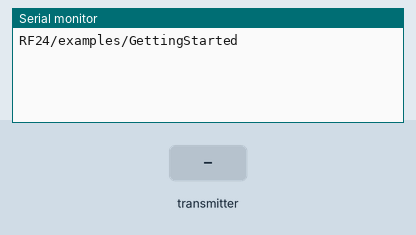
Bench run of a sketch on a simulated ESP8266 (NodeMCU). Shown: the last lines printed to the serial monitor. The inputs (shaded band) are chosen by the test bench. No radio packets arrive unless stated.

Above: at 1.7 s.
1.8 s: the transmitter starts sending got_time = 0
At 1.87 s:
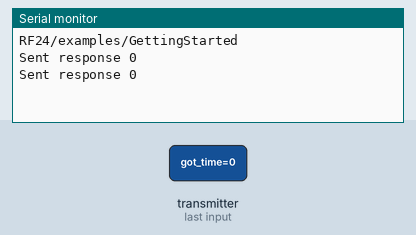
3.7 s: the transmitter starts sending got_time = 256
At 3.77 s:
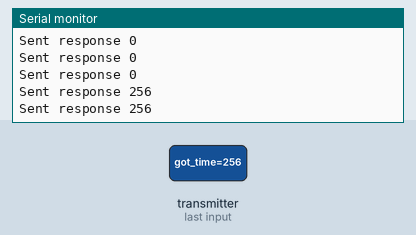

Measured:
- after the input at 1.8 s, the serial monitor: prints a new line at once (image 1)
- after the input at 3.7 s, the serial monitor: prints a new line at once (image 2)

The sketch:

ESP8266_RF24.ino
```cpp
/*
* Getting Started example sketch for nRF24L01+ radios
* This is a very basic example of how to send data from one node to another
* Updated: Dec 2014 by TMRh20
*/

#include <ESP8266WiFi.h>
#include <SPI.h>
#include "RF24.h"

/* Hardware configuration: Set up nRF24L01 radio on SPI bus plus pins 7 & 8 */
RF24 radio(2,15);
/**********************************************************/

byte addresses[][6] = {"1Node","2Node"};

// Used to control whether this node is sending or receiving
bool role = 0;

void setup() {
  Serial.begin(115200);
  Serial.println(F("RF24/examples/GettingStarted"));
  SPI.begin();
  delay(500);

  radio.begin();
  radio.setChannel(115);
  radio.setPALevel(RF24_PA_LOW);
  radio.setDataRate(RF24_250KBPS);

  radio.openWritingPipe(addresses[0]);
  radio.openReadingPipe(1,addresses[1]);

  // Start the radio listening for data
  radio.startListening();
}

void loop() {

/****************** Pong Back Role ***************************/

  unsigned long got_time;

  if( radio.available()){
                                                                  // Variable for the received timestamp
    while (radio.available()) {                                   // While there is data ready
      radio.read( &got_time, sizeof(unsigned long) );             // Get the payload
    }

    radio.stopListening();                                        // First, stop listening so we can talk
    radio.write( &got_time, sizeof(unsigned long) );              // Send the final one back.
    radio.startListening();                                       // Now, resume listening so we catch the next packets.
    Serial.print(F("Sent response "));
    Serial.println(got_time);
 }

} // Loop
```
